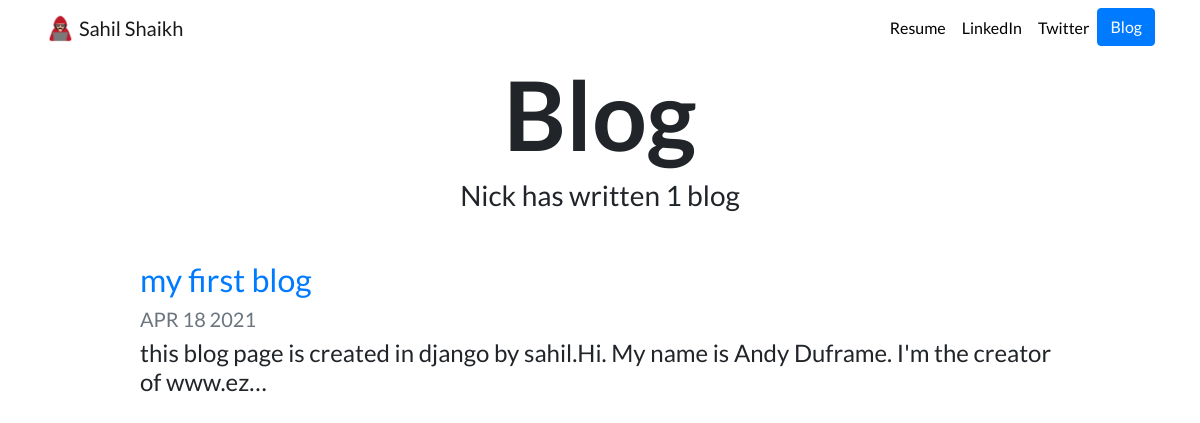
Screenshot of /blog/ with the database file from the repository.
### blog/models.py (models this page shows, shortened)
class blog(models.Model):
    title = models.CharField(max_length=100)
    date = models.DateField()
    description = models.TextField()

### blog/views.py (the view)
# urls.py: path('',views.blogs, name='all_blogs'),
def blogs(request):
    blogs = blog.objects.order_by('-date')
    return render(request,"blog/all_blogs.html", { 'blogs':blogs })

### blog/templates/blog/all_blogs.html
{% extends "portfolio/base.html" %}
{% load static %}
{% block content %}
<h1 id="blogtitle" class="font-weight-bold text-center">Blog</h1>
<h3 class="text-center mb-5">Nick has written {{ blogs.count }} blog{{ blogs.count|pluralize }}</h3>
{% for blog in blogs %}
<div class="row justify-content-center my-3">
  <div class="col-md-10">
    <a href="{% url 'blog:detail' blog.id %}">
      <h2>{{ blog.title }}</h2>
    </a>
    <h5 class="text-muted">{{ blog.date|date:'M d Y'|upper }}</h5>
    <h4>{{ blog.description|striptags|truncatechars:100 }}</h4>
  </div>
</div>
{% endfor %}
{% endblock %}

### portfolio/static/portfolio/custom.css (style rules this page uses)
body { font-family: 'Lato', sans-serif; }
#blogtitle { font-size: 6rem; }

### rows the page displays
blog: title "my first blog", date "APR 18 2021", description "this blog page is created in django by sahil.Hi. My name is Andy Duframe. I'm the creator of www.ez…"

### other values shown
{{ blogs.count }} "1"
